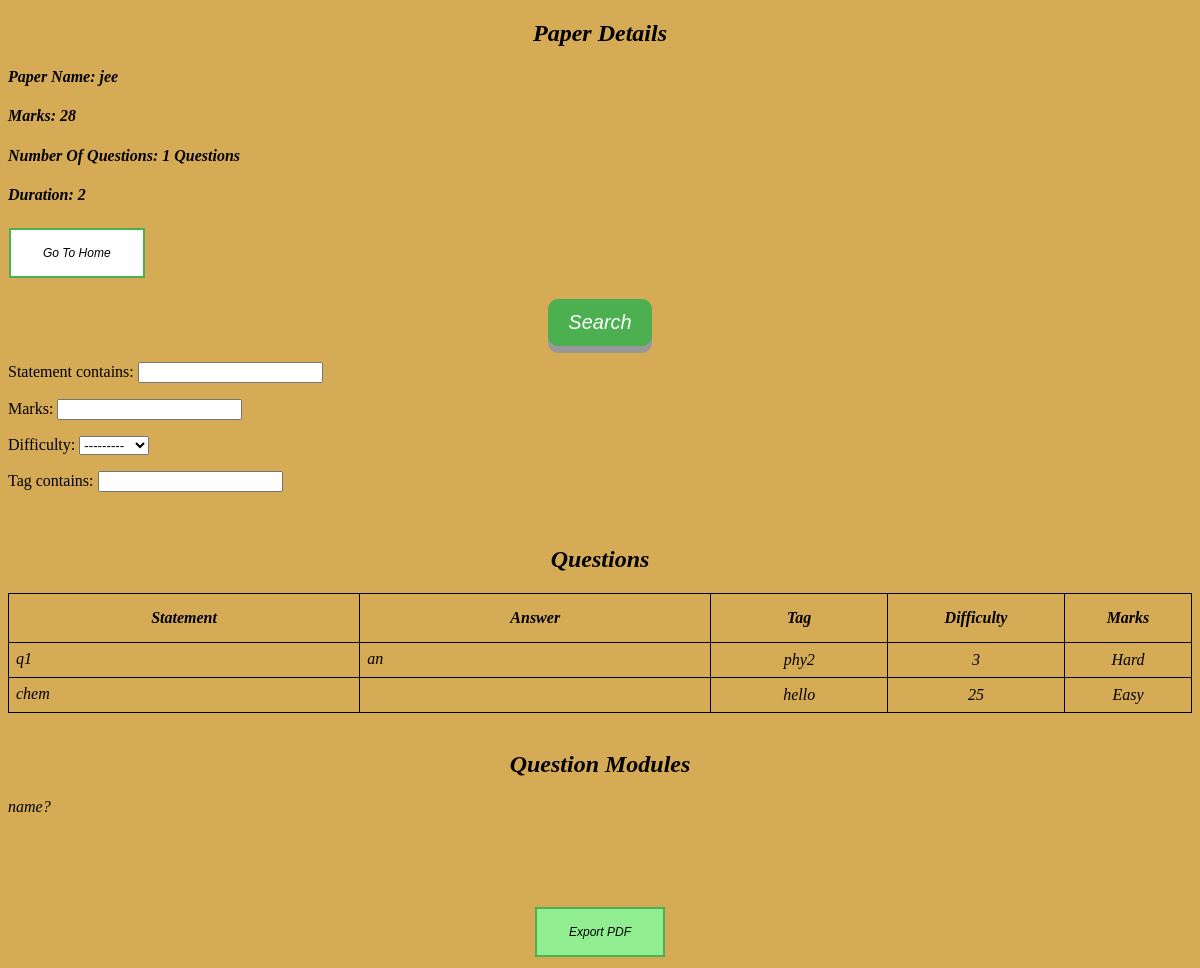
Page /paper_detail/jee/ (signed in) on the earlier database version.
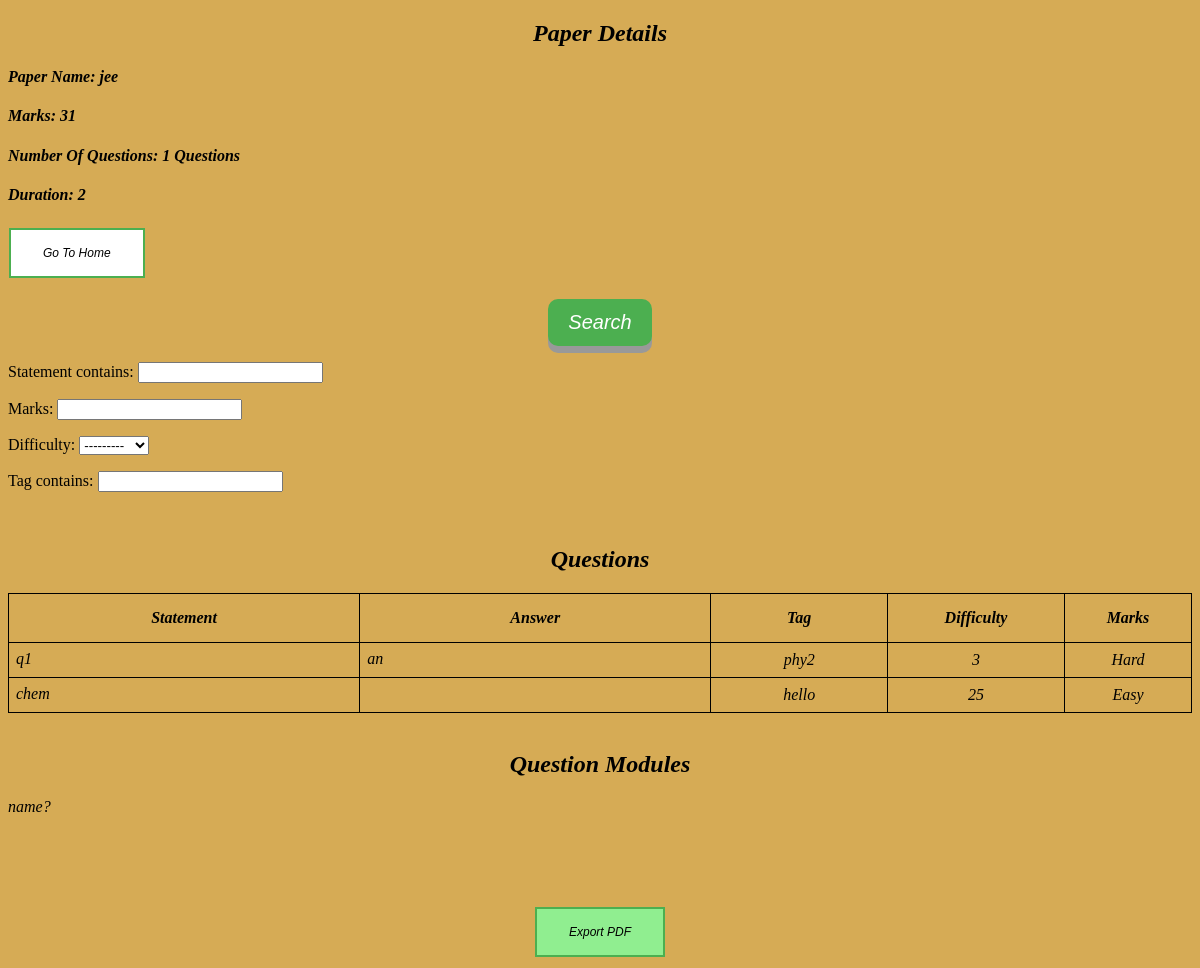
Same page on the later database version.
### Home/models.py (models this page shows, shortened)
class created_paper(models.Model):
    username = models.CharField(max_length=150)
    name = models.CharField(max_length=150)
    num_ques = models.IntegerField()
    marks = models.IntegerField()
    ques_id = models.CharField(max_length=150)
    num_ques_modules=models.IntegerField()
    ques_module_id = models.CharField(max_length=150)
    total_sum_ques = models.IntegerField()
    duration = models.CharField(max_length=150)

### Home/views.py (the view)
# urls.py: path('paper_detail/<name>/', views.paper_detail, name='paper_detail'),
@login_required
def paper_detail(request, name):
    paper_instance = created_paper.objects.filter(username=request.user.username, name=name).get()
    ques_id_list = paper_instance.ques_id.split()
    ques_list = Questions_Main.objects.filter(pk__in=ques_id_list)
    ques_module_id_list = paper_instance.ques_module_id.split()
    ques_module_list = Question_Module.objects.filter(pk__in=ques_module_id_list)
    print(paper_instance.ques_module_id)
    filter=QuestionsFilter(request.GET,queryset=ques_list)
    return render(request, 'paper_detail.html', {
        'filter':filter,
        'ques_list': ques_list,
        'ques_module_list': ques_module_list,
        'paper': paper_instance
    })

### templates/paper_detail.html (shortened to what this page needs)
{% extends 'base.html' %}
{% block content %}
  <h2 style="text-align:center"><em>Paper Details</em></h2>
    <h4><em> Paper Name: {{ paper.name }}</em></h4>
    <h4><em> Marks: {{ paper.marks }} </em></h4>
    <h4><em> Number Of Questions: {{ paper.total_sum_ques }} Questions </em></h4>
    <h4><em> Duration: {{ paper.duration }} </em></h4>
<span>
     <button class="button button1"><a href="{% url 'Home:qbList' %}"><em>Go To Home</em></a></button>
 </span>
<br><br>
<form method="GET">
    <div style="text-align:center">
        <button class="buttonbase button3" type="submit"><em>Search</em></button>
    </div>
    {{ filter.form.as_p }}
</form>
<br>
<h2 style="text-align:center"><em>Questions</em></h2>
<div class="container">
<table class="users" style="width: 100%">
    <tr>
        <th class="stat" style="padding: 15px"><em>Statement</em></th>
        <th class="ans" style="padding: 15px"><em>Answer</em></th>
        <th class="tag" style="padding: 15px"><em>Tag</em></th>
        <th class="diff" style="padding: 15px"><em>Difficulty</em></th>
        <th class="marks" style="padding: 15px"><em>Marks</em></th>
    </tr>
    {% for ques in filter.qs %}
    <tr>
        <td style="padding: 7px"><div style="white-space: pre-line"><a href="{% url 'Home:view_ques' id=ques.id %}" target="_blank"><em>{{ ques.statement }}</em></a></div></td>
        <td style="padding: 7px"><div style="white-space: pre-line"><a href="{% url 'Home:view_ans' id=ques.id %}" target="_blank"><em>{{ ques.answer }}</em></a></div></td>
        <td style="padding: 7px; text-align:center"><em>{{ ques.tag }}</em></td>
        <td style="padding: 7px; text-align:center"><em>{{ ques.marks }}</em></td>
        <td style="padding: 7px; text-align:center"><em>{{ ques.difficulty }}</em></td>
    </tr>
    {% endfor %}
</table>
</div>
<br>
<h2 style="text-align:center"><em>Question Modules</em></h2>
{% for qm in ques_module_list %}
    <p><a class="four" href="{% url 'Home:ques_module_detail' id=qm.id %}"><em>{{ qm.statement }}</em></a></p>
{% endfor %}
<br><br><br><br>
<div style="text-align:center">
     <button class="button button7"><a class="four" href="{% url 'Home:generate_pdf' id=paper.id %}" target="_blank"><em>Export PDF</em></a></button>
 </div>
{% endblock %}

Differences in the rows shown:
changed created_paper "jee": marks "28" → "31"
